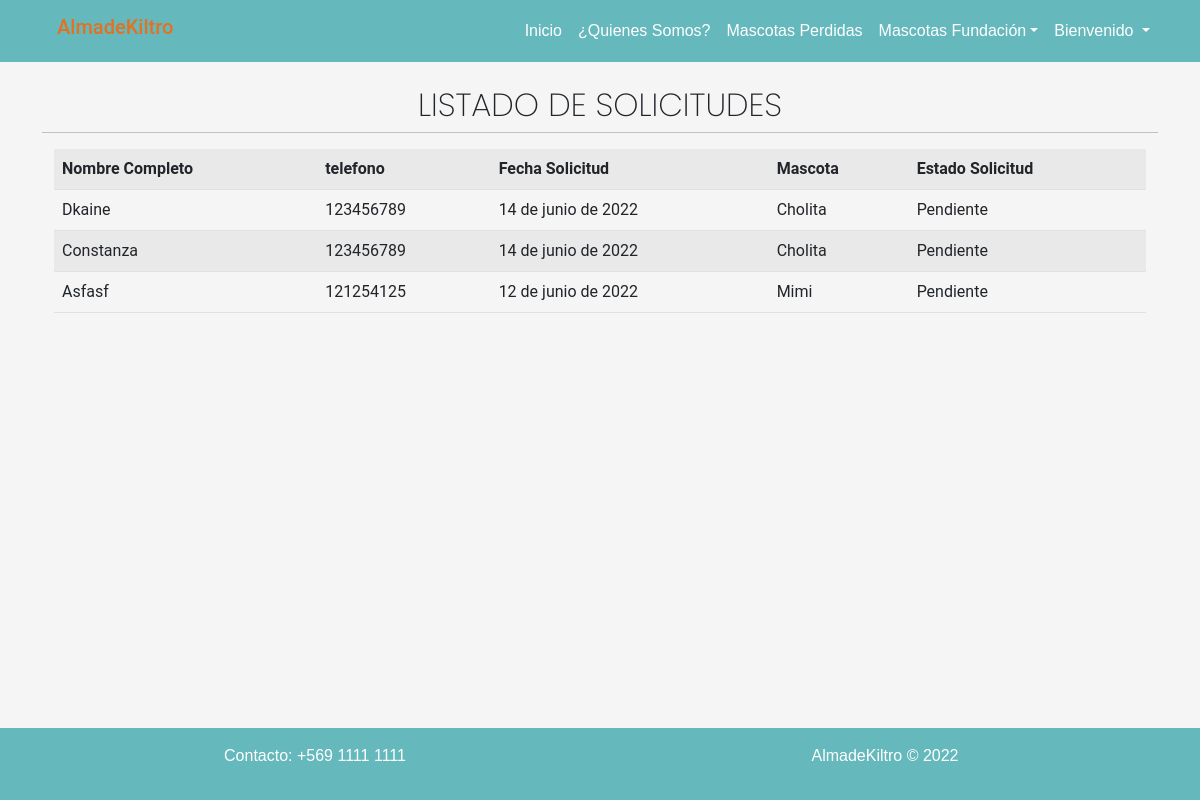
The page /listado_solicitudes/ (signed in) on the database its author committed.
### app/models.py (models this page shows, shortened)
class FormularioAdopcion(models.Model):
    nombres = models.CharField(max_length=250)
    apellidos = models.CharField(max_length=250)
    edad = models.IntegerField()
    telefono = models.IntegerField()
    tipo_vivienda = models.IntegerField(choices=opciones_tipo_vivienda)
    direccion = models.CharField(max_length=250)
    otra_mascota = models.BooleanField()
    fecha_solicitud = models.DateField(auto_now=True)
    cantidad_mascotas = models.IntegerField(choices=opciones_cantidad_mascotas)
    mascota = models.ForeignKey(Mascota, on_delete=models.PROTECT)
    estado_solicitud = models.CharField(max_length=50, choices=opciones_estado_solicitud, default='Pendiente')

class Mascota(models.Model):
    nombre_mascota = models.CharField(max_length=250)
    imagen = models.ImageField(upload_to="mascota", null=True)
    edad_mascota = models.CharField(max_length=250)
    sexo = models.IntegerField(choices=opciones_sexo)
    descripcion = models.TextField()
    tamaño = models.IntegerField(choices=opciones_tamaño)
    peso = models.CharField(max_length=250)
    especie = models.ForeignKey(Especie, on_delete=models.PROTECT)
    raza = models.ForeignKey(Raza, on_delete=models.PROTECT)
    def __str__(self):
        return self.nombre_mascota

### app/views.py (the view)
# urls.py: path('listado_solicitudes/', listar_solicitudes, name="listar_solicitudes"),
def listar_solicitudes(request):
    solicitudes = FormularioAdopcion.objects.all().order_by('-fecha_solicitud')
    data = {
        'solicitudes': solicitudes
    }
    return render(request, 'app/mascota/listar_solicitudes.html', data)

### app/templates/app/mascota/listar_solicitudes.html (shortened to what this page needs)
{% extends 'app/base.html' %}
{% load static %}
{% block contenido %}
<div class="container">
    <div class="row">
        <h2 class="text-center tituloListar">LISTADO DE SOLICITUDES</h2>
        <hr>
    </div>
    <div class="table-responsive">
        <table class="table table-striped table-hover ">
            <tr>
                <th>Nombre Completo</th>
                <th>telefono</th>
                <th>Fecha Solicitud</th>
                <th>Mascota</th>
                <th>Estado Solicitud</th>
            </tr>
            {% for m in solicitudes %}
            <tr>
                <td>{{ m.nombres | title }}</td>
                <td>{{ m.telefono }}</td>
                <td>{{ m.fecha_solicitud }}</td>
                <td>{{ m.mascota }}</td>
                <td>{{ m.estado_solicitud }}</td>
            </tr>
            {% endfor %}
        </table>
    </div>
</div>
{% endblock %}

### app/static/app/css/navbar.css (style rules this page uses)
body { font-family: 'Roboto', sans-serif; }
* { margin: 0; padding: 0; }

### app/static/app/css/style.css (style rules this page uses)
html { min-height: 100%; position: relative; }
body { background-color: whitesmoke; }
.tituloListar { font-family: 'Poppins'; font-style: ExtraLigth; font-weight:200; }

### rows shown on the page
FormularioAdopcion: nombres "Dkaine", telefono "123456789", fecha_solicitud "14 de junio de 2022", mascota "Cholita", estado_solicitud "Pendiente"
FormularioAdopcion: nombres "Constanza", telefono "123456789", fecha_solicitud "14 de junio de 2022", mascota "Cholita", estado_solicitud "Pendiente"
FormularioAdopcion: nombres "Asfasf", telefono "121254125", fecha_solicitud "12 de junio de 2022", mascota "Mimi", estado_solicitud "Pendiente"
